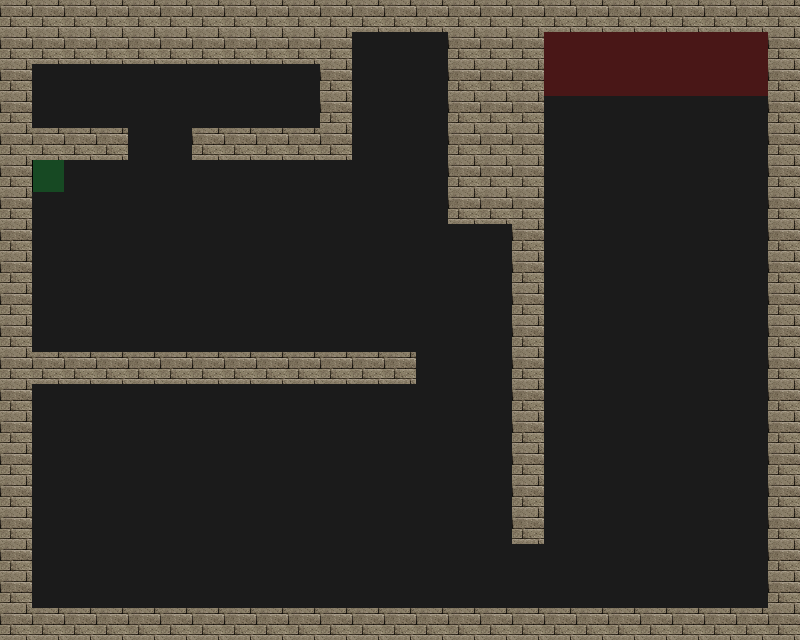

Below is a game level as drawn by its tile map, then a one-line description and the .tmx file that defines it, in full:
An orthogonal 25x20 tile map with 32x32 px tiles, 4 tile layers (Road, Trap, Wall, Utility), 4 tilesets.

<map version="2017.05.16" orientation="orthogonal" renderorder="right-down" width="25" height="20" tilewidth="32" tileheight="32" nextobjectid="1">
 <tileset firstgid="1" source="tilesets/meta.tsx" />
 <tileset firstgid="3" source="tilesets/road.tsx" />
 <tileset firstgid="4" source="tilesets/traps.tsx" />
 <tileset firstgid="196" source="tilesets/wallsandroofs.tsx" />
 <layer name="Road" width="25" height="20">
  <data encoding="csv">
3,3,3,3,3,3,3,3,3,3,3,3,3,3,3,3,3,3,3,3,3,3,3,3,3,
3,3,3,3,3,3,3,3,3,3,3,3,3,3,3,3,3,3,3,3,3,3,3,3,3,
3,3,3,3,3,3,3,3,3,3,3,3,3,3,3,3,3,3,3,3,3,3,3,3,3,
3,3,3,3,3,3,3,3,3,3,3,3,3,3,3,3,3,3,3,3,3,3,3,3,3,
3,3,3,3,3,3,3,3,3,3,3,3,3,3,3,3,3,3,3,3,3,3,3,3,3,
3,3,3,3,3,3,3,3,3,3,3,3,3,3,3,3,3,3,3,3,3,3,3,3,3,
3,3,3,3,3,3,3,3,3,3,3,3,3,3,3,3,3,3,3,3,3,3,3,3,3,
3,3,3,3,3,3,3,3,3,3,3,3,3,3,3,3,3,3,3,3,3,3,3,3,3,
3,3,3,3,3,3,3,3,3,3,3,3,3,3,3,3,3,3,3,3,3,3,3,3,3,
3,3,3,3,3,3,3,3,3,3,3,3,3,3,3,3,3,3,3,3,3,3,3,3,3,
3,3,3,3,3,3,3,3,3,3,3,3,3,3,3,3,3,3,3,3,3,3,3,3,3,
3,3,3,3,3,3,3,3,3,3,3,3,3,3,3,3,3,3,3,3,3,3,3,3,3,
3,3,3,3,3,3,3,3,3,3,3,3,3,3,3,3,3,3,3,3,3,3,3,3,3,
3,3,3,3,3,3,3,3,3,3,3,3,3,3,3,3,3,3,3,3,3,3,3,3,3,
3,3,3,3,3,3,3,3,3,3,3,3,3,3,3,3,3,3,3,3,3,3,3,3,3,
3,3,3,3,3,3,3,3,3,3,3,3,3,3,3,3,3,3,3,3,3,3,3,3,3,
3,3,3,3,3,3,3,3,3,3,3,3,3,3,3,3,3,3,3,3,3,3,3,3,3,
3,3,3,3,3,3,3,3,3,3,3,3,3,3,3,3,3,3,3,3,3,3,3,3,3,
3,3,3,3,3,3,3,3,3,3,3,3,3,3,3,3,3,3,3,3,3,3,3,3,3,
3,3,3,3,3,3,3,3,3,3,3,3,3,3,3,3,3,3,3,3,3,3,3,3,3
</data>
 </layer>
 <layer name="Trap" width="25" height="20">
  <data encoding="csv">
0,0,0,0,0,0,0,0,0,0,0,0,0,0,0,0,0,0,0,0,0,0,0,0,0,
0,0,0,0,0,0,0,0,0,0,0,0,0,0,0,0,0,0,0,0,0,0,0,0,0,
0,0,0,0,0,0,0,0,0,0,0,0,0,0,0,0,0,0,0,0,0,0,0,0,0,
0,0,0,0,0,0,0,0,0,0,0,0,0,0,0,0,0,0,0,0,0,0,0,0,0,
0,0,0,0,0,0,0,0,0,0,0,0,0,0,0,0,0,0,0,0,0,0,0,0,0,
0,0,0,0,0,0,0,0,0,0,0,0,0,0,0,0,0,0,0,0,0,0,0,0,0,
0,0,0,0,0,0,0,0,0,0,0,0,0,0,0,0,0,0,0,0,0,0,0,0,0,
0,0,0,0,0,0,0,0,0,0,0,0,0,0,0,0,0,0,0,0,0,0,0,0,0,
0,0,0,0,0,0,0,0,0,0,0,0,0,0,0,0,0,0,0,0,0,0,0,0,0,
0,0,0,0,0,0,0,0,0,0,0,0,0,0,0,0,0,0,0,0,0,0,0,0,0,
0,0,0,0,0,0,0,0,0,0,0,0,0,0,0,0,0,0,0,0,0,0,0,0,0,
0,0,0,0,0,0,0,0,0,0,0,0,0,0,0,0,0,0,0,0,0,0,0,0,0,
0,0,0,0,0,0,0,0,0,0,0,0,0,0,0,0,0,0,0,0,0,0,0,0,0,
0,0,0,0,0,0,0,0,0,0,0,0,0,0,0,0,0,0,0,0,0,0,0,0,0,
0,0,0,0,0,0,0,0,0,0,0,0,0,0,0,0,0,0,0,0,0,0,0,0,0,
0,0,0,0,0,0,0,0,0,0,0,0,0,0,0,0,0,0,0,0,0,0,0,0,0,
0,0,0,0,0,0,0,0,0,0,0,0,0,0,0,0,0,0,0,0,0,0,0,0,0,
0,0,0,0,0,0,0,0,0,0,0,0,0,0,0,0,0,0,0,0,0,0,0,0,0,
0,0,0,0,0,0,0,0,0,0,0,0,0,0,0,0,0,0,0,0,0,0,0,0,0,
0,0,0,0,0,0,0,0,0,0,0,0,0,0,0,0,0,0,0,0,0,0,0,0,0
</data>
 </layer>
 <layer name="Wall" width="25" height="20">
  <data encoding="csv">
261,261,261,261,261,261,261,261,261,261,261,261,261,261,261,261,261,261,261,261,261,261,261,261,261,
261,261,261,261,261,261,261,261,261,261,261,0,0,0,261,261,261,0,0,0,0,0,0,0,261,
261,0,0,0,0,0,0,0,0,0,261,0,0,0,261,261,261,0,0,0,0,0,0,0,261,
261,0,0,0,0,0,0,0,0,0,261,0,0,0,261,261,261,0,0,0,0,0,0,0,261,
261,261,261,261,0,0,261,261,261,261,261,0,0,0,261,261,261,0,0,0,0,0,0,0,261,
261,0,0,0,0,0,0,0,0,0,0,0,0,0,261,261,261,0,0,0,0,0,0,0,261,
261,0,0,0,0,0,0,0,0,0,0,0,0,0,261,261,261,0,0,0,0,0,0,0,261,
261,0,0,0,0,0,0,0,0,0,0,0,0,0,0,0,261,0,0,0,0,0,0,0,261,
261,0,0,0,0,0,0,0,0,0,0,0,0,0,0,0,261,0,0,0,0,0,0,0,261,
261,0,0,0,0,0,0,0,0,0,0,0,0,0,0,0,261,0,0,0,0,0,0,0,261,
261,0,0,0,0,0,0,0,0,0,0,0,0,0,0,0,261,0,0,0,0,0,0,0,261,
261,261,261,261,261,261,261,261,261,261,261,261,261,0,0,0,261,0,0,0,0,0,0,0,261,
261,0,0,0,0,0,0,0,0,0,0,0,0,0,0,0,261,0,0,0,0,0,0,0,261,
261,0,0,0,0,0,0,0,0,0,0,0,0,0,0,0,261,0,0,0,0,0,0,0,261,
261,0,0,0,0,0,0,0,0,0,0,0,0,0,0,0,261,0,0,0,0,0,0,0,261,
261,0,0,0,0,0,0,0,0,0,0,0,0,0,0,0,261,0,0,0,0,0,0,0,261,
261,0,0,0,0,0,0,0,0,0,0,0,0,0,0,0,261,0,0,0,0,0,0,0,261,
261,0,0,0,0,0,0,0,0,0,0,0,0,0,0,0,0,0,0,0,0,0,0,0,261,
261,0,0,0,0,0,0,0,0,0,0,0,0,0,0,0,0,0,0,0,0,0,0,0,261,
261,261,261,261,261,261,261,261,261,261,261,261,261,261,261,261,261,261,261,261,261,261,261,261,261
</data>
 </layer>
 <layer name="Utility" width="25" height="20">
  <data encoding="csv">
0,0,0,0,0,0,0,0,0,0,0,0,0,0,0,0,0,0,0,0,0,0,0,0,0,
0,0,0,0,0,0,0,0,0,0,0,0,0,0,0,0,0,1,1,1,1,1,1,1,0,
0,0,0,0,0,0,0,0,0,0,0,0,0,0,0,0,0,1,1,1,1,1,1,1,0,
0,0,0,0,0,0,0,0,0,0,0,0,0,0,0,0,0,0,0,0,0,0,0,0,0,
0,0,0,0,0,0,0,0,0,0,0,0,0,0,0,0,0,0,0,0,0,0,0,0,0,
0,2,0,0,0,0,0,0,0,0,0,0,0,0,0,0,0,0,0,0,0,0,0,0,0,
0,0,0,0,0,0,0,0,0,0,0,0,0,0,0,0,0,0,0,0,0,0,0,0,0,
0,0,0,0,0,0,0,0,0,0,0,0,0,0,0,0,0,0,0,0,0,0,0,0,0,
0,0,0,0,0,0,0,0,0,0,0,0,0,0,0,0,0,0,0,0,0,0,0,0,0,
0,0,0,0,0,0,0,0,0,0,0,0,0,0,0,0,0,0,0,0,0,0,0,0,0,
0,0,0,0,0,0,0,0,0,0,0,0,0,0,0,0,0,0,0,0,0,0,0,0,0,
0,0,0,0,0,0,0,0,0,0,0,0,0,0,0,0,0,0,0,0,0,0,0,0,0,
0,0,0,0,0,0,0,0,0,0,0,0,0,0,0,0,0,0,0,0,0,0,0,0,0,
0,0,0,0,0,0,0,0,0,0,0,0,0,0,0,0,0,0,0,0,0,0,0,0,0,
0,0,0,0,0,0,0,0,0,0,0,0,0,0,0,0,0,0,0,0,0,0,0,0,0,
0,0,0,0,0,0,0,0,0,0,0,0,0,0,0,0,0,0,0,0,0,0,0,0,0,
0,0,0,0,0,0,0,0,0,0,0,0,0,0,0,0,0,0,0,0,0,0,0,0,0,
0,0,0,0,0,0,0,0,0,0,0,0,0,0,0,0,0,0,0,0,0,0,0,0,0,
0,0,0,0,0,0,0,0,0,0,0,0,0,0,0,0,0,0,0,0,0,0,0,0,0,
0,0,0,0,0,0,0,0,0,0,0,0,0,0,0,0,0,0,0,0,0,0,0,0,0
</data>
 </layer>
</map>
